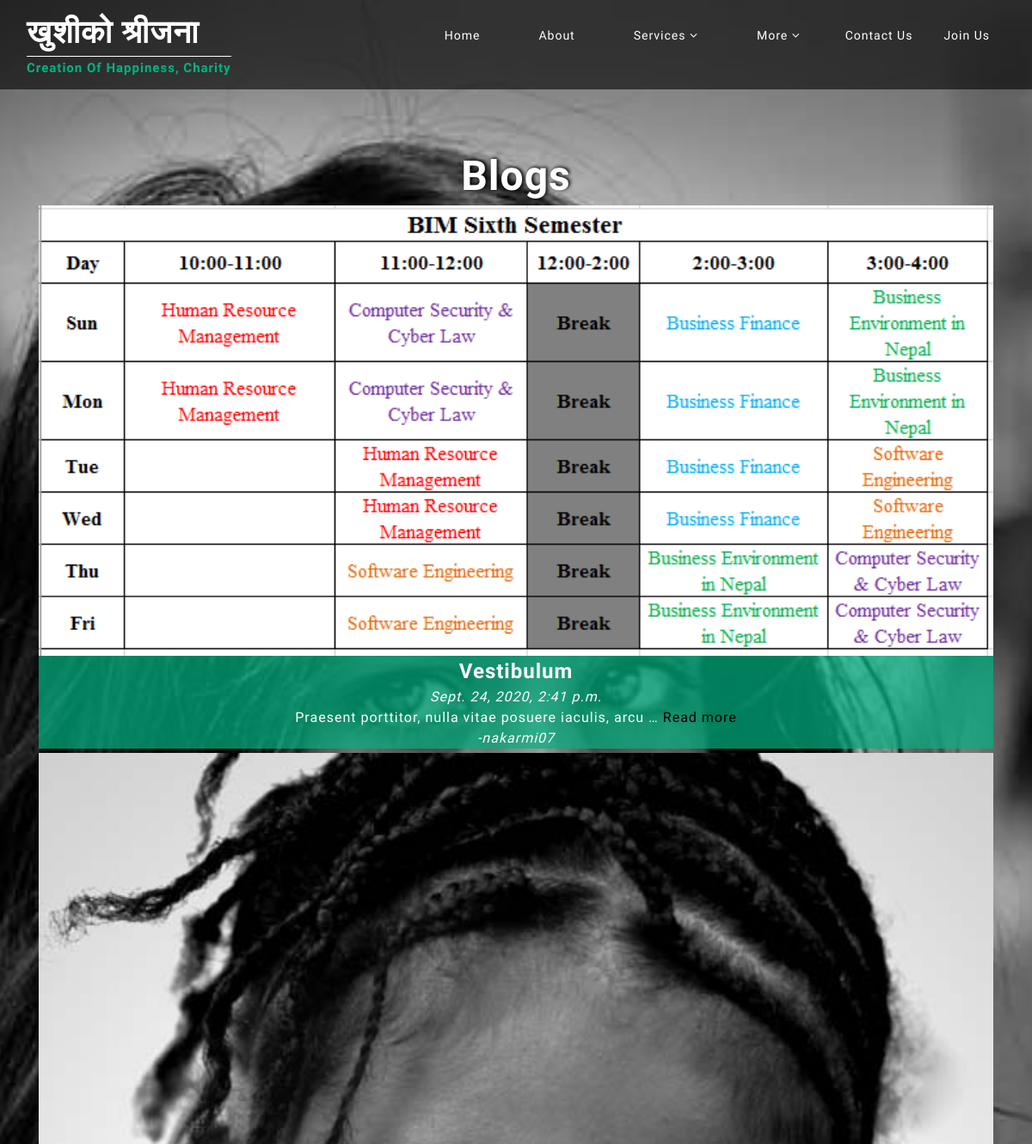
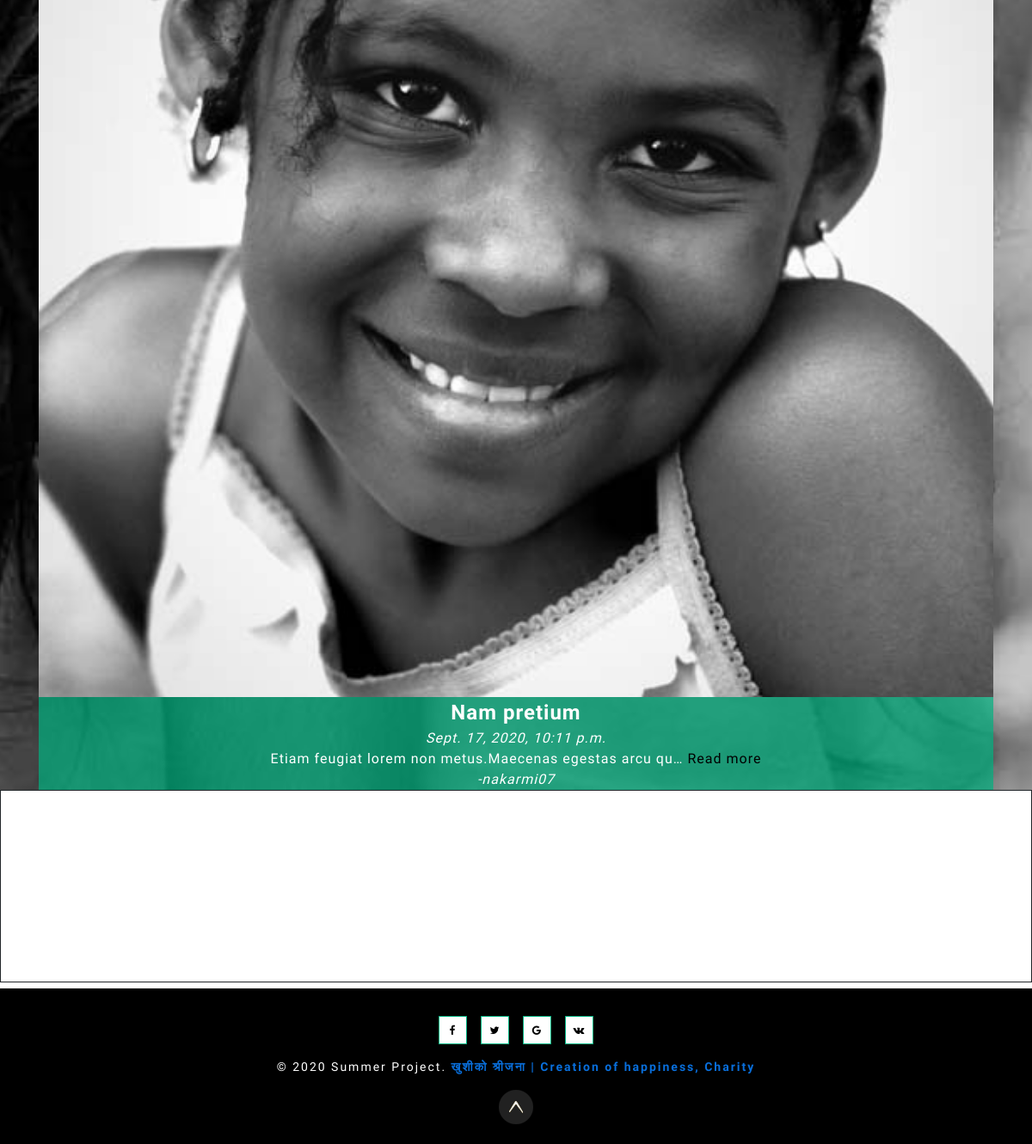
Screenshot of /charity/single_blog with the database file from the repository (2 pictures, top to bottom).
### charity/models.py (models this page shows, shortened)
class Blog(models.Model):
    title = models.CharField(max_length=255)
    content = models.TextField()
    count = models.IntegerField(default=0)
    author = models.CharField(max_length=255, null=False)
    created_at = models.DateTimeField(auto_now_add=True)
    edited_by = models.CharField(max_length=255, blank=True)
    updated_at = models.DateTimeField(auto_now=True)
    cover_image = models.ImageField(upload_to="blog", null=True)

### charity/views.py (the view)
# urls.py: path("single_blog", views.SingleBlogView, name="single_blog"),
def SingleBlogView(request):
    blog = Blog.objects.all().order_by('created_at').reverse()
    template_name = "single_blog.html"
    return render(request, template_name, {'blog':blog})

### templates/single_blog.html (shortened to what this page needs)
<!DOCTYPE html>
<html lang="zxx">
    <head>
        <link href="../static/css/bootstrap.min.css" rel="stylesheet" type="text/css" media="all">
        <link href="../static/css/font-awesome.min.css" rel="stylesheet">
        <link href="../static/css/style.css" rel='stylesheet' type='text/css' media="all">
        <link href="../static/css/blog.css" rel='stylesheet' type='text/css' media="all">
    </head>
    <body>
        <div class="main-top" id="home">
            <div class="headder-top">
                <div class="container-fluid">
                    <nav >
                       <div id="logo">
                          <h1><a class="title" href="{% url 'home' %}">खुशीको श्रीजना<span id="tagline">Creation of happiness, Charity</span></a></h1>
                       </div>
                       <ul class="menu mt-2">
                          <li class="mx-lg-3 mx-md-2 my-md-0 my-1"><a href="{% url 'home' %}">Home</a></li>
                          <li class="mx-lg-3 mx-md-2 my-md-0 my-1"><a href="{% url 'single_about' %}">About</a></li>
                          <li class="mx-lg-3 mx-md-2 my-md-0 my-1">
                           <a href="#">Services <span class="fa fa-angle-down" aria-hidden="true"></span></a>
                          </li>
                          <li class="mx-lg-3 mx-md-2 my-md-0 my-1">
                             <a href="#">More <span class="fa fa-angle-down" aria-hidden="true"></span></a>
                          </li>
                          <li><a href="#contactus">Contact Us</a></li>
                          <li><a href="{% url 'single_joinus' %}">Join Us</a></li>
                       </ul>
                    </nav>
                 </div>
            </div>
            <div class="main-banner">
                <div class="container">
                    <div class="style-banner ">
                       <h4 class="mb-1">Blogs</h4>
                        {% for i in blog %}
                        <div class="content">
                            <div class="cover_image">
                                <img src="{{ i.cover_image.url }}" alt="The Beginning" />
                            </div>
                            <p>
                                <div>
                                    <span class="blog_title">{{i.title}}</span>
                                </div>
                                <div>
                                    <span class="created_at">{{i.created_at}}</span>
                                </div>
                                <div class="content_1">
                                    {{i.content|truncatechars:55}}
                                    <a href="#">Read more</a>
                                </div>
                                <div>
                                    <span class="author">-{{i.author}}</span>
                                </div>
                            </p>
                        </div>
                        {% endfor %}
                    </div>
                </div>
            </div>
        </div>
        <div class="address_mail_footer_grids">
            <iframe src="https://maps.google.com/maps?q=orchid%20international%20college&t=&z=13&ie=UTF8&iwloc=&output=embed"></iframe>
        </div>
        <footer class=" py-3" id="contactus">
            <div class="icons mt-3 text-center">
                <ul class="d-flex justify-content-center pb-3 social-icons">
                   <li>
                      <a href="#">
                      <span class="fa fa-facebook-f"></span>
                      </a>
                   </li>
                   <li class="mx-3">
                      <a href="#">
                      <span class="fa fa-twitter"></span>
                      </a>
                   </li>
                   <li class="mr-3">
                      <a href="#">
                      <span class="fa fa-google"></span>
                      </a>
                   </li>
                   <li><a href="#"><span class="fa fa-vk"></span></a></li>
                </ul>
            </div>
            <div class="footer-main txt-center">
            <p>
                © 2020 Summer Project. <a href="{% url 'home' %}">खुशीको श्रीजना | Creation of happiness, Charity</a>
            </p>
            </div>
            <div class="txt-center">
                <a href="#home" class="move-top txt-center mt-3"></a>
            </div>
        </footer>
    </body>
</html>

### static/css/style.css (style rules this page uses)
html { scroll-behavior: smooth; }
html, body { padding: 0; margin: 0; background: #fff; letter-spacing: 1px; font-family: 'Oxygen', sans-serif; }
body a { outline: none; transition: 0.5s all; -webkit-transition: 0.5s all; -moz-transition: 0.5s all; -o-transition: 0.5s all; -ms-transition: 0.5s all; text-decoration: none; }
h1, h2, h3, h4, h5, h6 { margin: 0; padding: 0; letter-spacing: 1px; font-family: 'Fira Sans', sans-serif; }
p { margin: 0; padding: 0; letter-spacing: 1px; font-family: 'Oxygen', sans-serif; }
ul { margin: 0; padding: 0; list-style-type: none; }
ul li { display: inline-block; }
.txt-center { text-align: center; }
.title { font-size: 44px; color: #000; letter-spacing: 2px; font-weight: 400; text-transform: capitalize; }
nav { margin: 0; padding: 0; }
#logo a { float: left; display: initial; font-weight: 700; font-size: 40px; letter-spacing: 1px; color: #fff; padding: 0; }
#logo a span { display: block; font-size: 16px; color: #00b381; text-align: center; border: none; border-top: 1px solid #fff; margin-top: 5px; padding-top: 4px; }
nav:after { content: ""; display: table; clear: both; }
nav ul { float: right; padding: 0; margin: 0; list-style: none; position: relative; }
nav ul li { margin: 0px; display: inline-block; float: left; }
nav ul li a { color: #fff; text-transform: capitalize; font-weight: 400; font-size: 14px; letter-spacing: 1px; background: transparent; text-transform: capitalize; padding: 7px 18px; display: inline-block; transition: 0.5s all; -webkit-transition: 0.5s all; -moz-transition: 0.5s all; -o-transition: 0.5s all; -ms-transition: 0.5s all; }
li>a:only-child:after { content: ''; }
.main-top { background: url(../images/b2.jpg) no-repeat bottom; background-size: cover; -webkit-background-size: cover; -moz-background-size: cover; -o-background-size: cover; -ms-background-size: cover; min-height: 800px; }
.headder-top { background: rgba(0, 0, 0, 0.6); position: fixed; width: 100%; padding: 1em 1em; z-index: 1; }
.style-banner { padding-top: 18em; }
.main-banner h4 { color: #fff; font-size: 3.5em; font-weight: 600; text-shadow: 2px -1px 4px #000; }
.social-icons li a span { color: #000; -webkit-transition: all 0.4s; -moz-transition: all 0.4s; -ms-transition: all 0.4s; -o-transition: all 0.4s; transition: all 0.4s; background: #fff; border: 1px solid #00b381; width: 33px; height: 33px; line-height: 33px; font-size: 12px; }
.address_mail_footer_grids iframe { width: 100%; height: 15em; padding: 10px; border: 1px solid; }
footer { background: #000; }
.footer-main p { font-size: 14px; color: #fff; letter-spacing: 2px; }
.footer-main p a { font-weight: 600; font-size: 14px; color: #096fdc; }
a.move-top { width: 40px; height: 40px; background: url(../images/arrow.png) no-repeat 0px 0px; display: inline-block; }
@media screen and (max-width: 1440px) { .main-top { min-height: 680px; } }
@media screen and (max-width: 1440px) { .style-banner { padding-top: 15em; } }
@media screen and (max-width: 1440px) { .main-banner h4 { font-size: 3.2em; } }
@media screen and (max-width: 1440px) { #logo a { font-size: 37px; } }
@media screen and (max-width: 1440px) { .title { font-size: 42px; } }
@media screen and (max-width: 1366px) { #logo a span { font-size: 15px; } }
@media screen and (max-width: 1366px) { .address_mail_footer_grids iframe { height: 14em; } }
@media screen and (max-width: 1280px) { .main-top { min-height: 600px; } }
@media screen and (max-width: 1280px) { .style-banner { padding-top: 12.5em; } }
@media screen and (max-width: 1280px) { .main-banner h4 { font-size: 3em; } }
@media screen and (max-width: 1280px) { .title { font-size: 39px; } }

### static/css/blog.css (style rules this page uses)
.style-banner { text-align: center; padding-top: 11em; }
.content { background-color: rgba(0, 179, 129, 0.7); margin-top: 5px; color: #ffffff; display: block; }
.cover_image img { width: 100%; }
.blog_title { font-weight: bolder; font-size: 24px; }
.created_at, .author { font-style: italic; }
a { color: #000000; }

### rows the page displays
Blog: cover_image (picture), title "Vestibulum", created_at "Sept. 24, 2020, 2:41 p.m.", content "Praesent porttitor, nulla vitae posuere iaculis, arcu …", author "nakarmi07"
Blog: cover_image (picture), title "Nam pretium", created_at "Sept. 17, 2020, 10:11 p.m.", content "Etiam feugiat lorem non metus.Maecenas egestas arcu qu…", author "nakarmi07"
